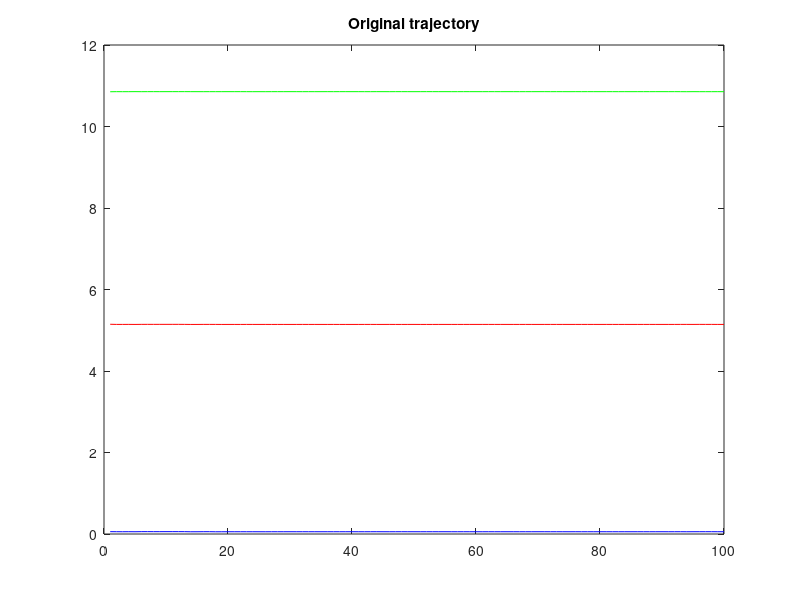
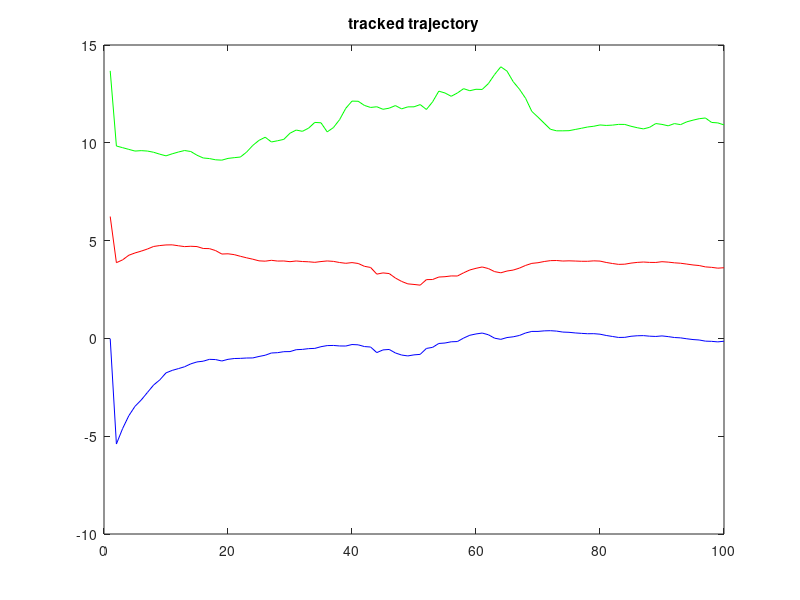
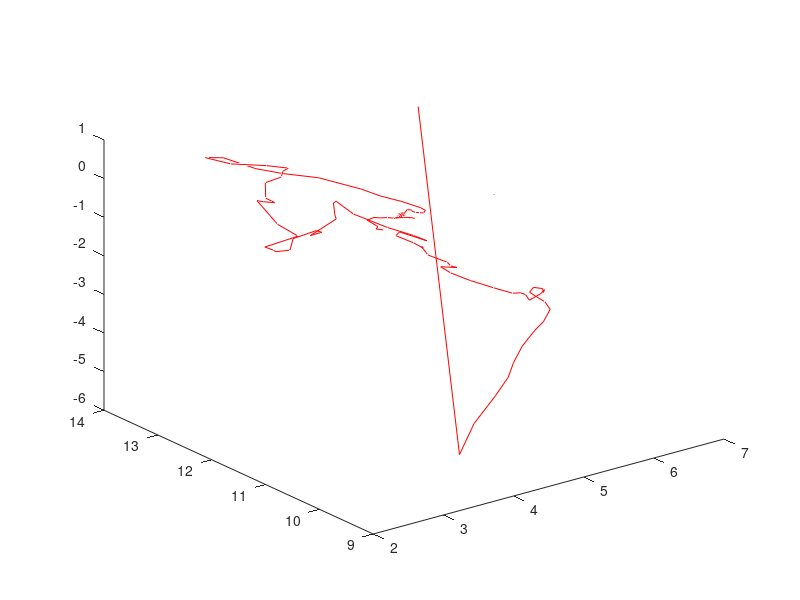

Reproduce these figures in MATLAB, in order.
clear all;close all; clc;
station_out_log = load('outputFile_GroundTracking.txt');
real_log = load('ViconData2.txt');

[nO, mO] = size(real_log);
[nS, mS] = size(station_out_log);

nS = 100;
nO = 100;
figure(1);
plot(       1:nO, real_log(1:nO,2),'r',...
            1:nO, real_log(1:nO,3),'g',...
            1:nO, real_log(1:nO,4),'b');
title('Original trajectory');
        
figure(2);
plot(       1:nS, station_out_log(1:nS,2),'r',...
            1:nS, station_out_log(1:nS,3),'g',...
            1:nS, station_out_log(1:nS,4),'b');
title('tracked trajectory');

figure(4);
plot3(      real_log(1:nO,2), real_log(1:nO,3), real_log(1:nO,4), 'b',...
            station_out_log(1:nS,2), station_out_log(1:nS,3), station_out_log(1:nS,4), 'r');
